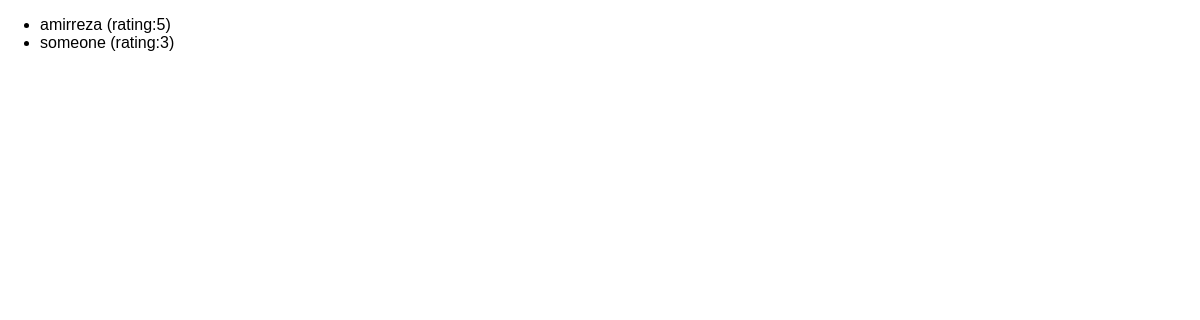
Page /reviews on the earlier database version.
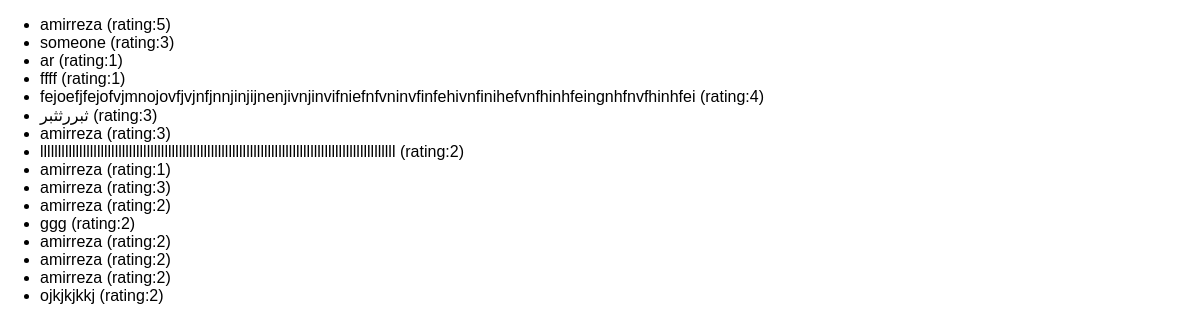
Same page on the later database version.
### reviews/models.py (models this page shows)
class Review(models.Model):
     user_name=models.CharField(max_length=100)
     review_text=models.TextField()
     rating=models.IntegerField()

### reviews/views.py (the view)
# urls.py: path("reviews",views.ReviewsListView.as_view()),
class ReviewsListView(ListView):
    template_name = "reviews/review_list.html"
    model = Review
    context_object_name = "reviews"

### reviews/templates/reviews/review_list.html (shortened to what this page needs)
{% extends "reviews/base.html" %}
{% block content %}
    <ul>
        {% for review in reviews %}
            <li>{{ review.user_name }} (rating:{{ review.rating }})</li>
        {% endfor %}
    </ul>
{% endblock %}

### reviews/templates/reviews/base.html (shortened to what this page needs)
{% load static %}
<!DOCTYPE html>
<html lang="en">
<head>
<link rel="stylesheet" href="{% static "reviews/styles.css" %}">
</head>
<body>
    {% block content %}{% endblock %}
</body>
</html>

### reviews/static/reviews/styles.css (style rules this page uses)
body { font-family: sans-serif; margin: 0; }

Differences in the rows shown:
added Review: user_name "ar", rating "1"
added Review: user_name "ffff", rating "1"
added Review: user_name "fejoefjfejofvjmnojovfjvjnfjnnjinjijnenjivnjinvifniefnfvninvfinfehivnfinihefvnfhinhfeingnhfnvfhinhfei", rating "4"
added Review: user_name "ثبررثثبر", rating "3"
added Review: user_name "amirreza", rating "3"
added Review: user_name "llllllllllllllllllllllllllllllllllllllllllllllllllllllllllllllllllllllllllllllllllllllllllllllllllll", rating "2"
added Review: user_name "amirreza", rating "1"
added Review: user_name "amirreza", rating "3"
added Review: user_name "amirreza", rating "2"
added Review: user_name "ggg", rating "2"
added Review: user_name "amirreza", rating "2"
added Review: user_name "amirreza", rating "2"
added Review: user_name "amirreza", rating "2"
added Review: user_name "ojkjkjkkj", rating "2"
